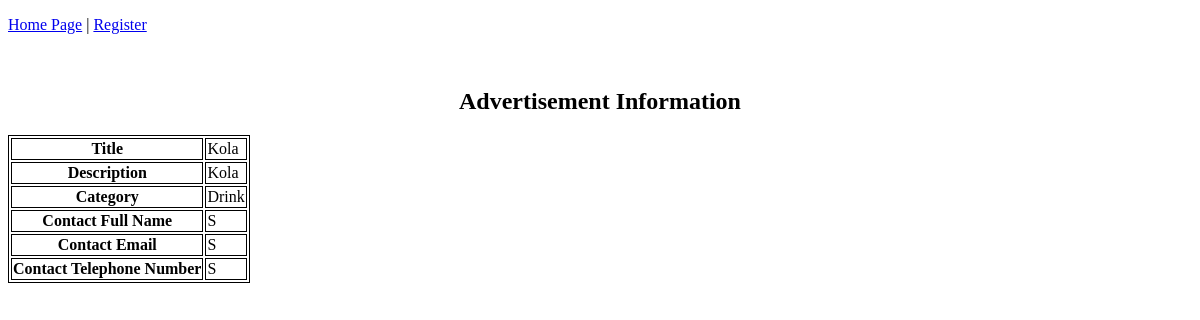
The app's page /view_advertisement/?aid=1 with its own data.
### tables this page shows
CREATE TABLE Advertisement(aid INTEGER PRIMARY KEY AUTOINCREMENT,title TEXT,description TEXT,isactive BOOLEAN,username TEXT,cid INTEGER,FOREIGN KEY (cid) REFERENCES Category(cid),FOREIGN KEY (username) REFERENCES User(username));

CREATE TABLE Category(cid INTEGER PRIMARY KEY,cname TEXT);

### app.py (the view)
@app.route('/view_advertisement/', methods=["GET", "POST"])
def view_advertisement():
    if request.method == "GET":
        aid = request.args.get("aid")
        conn = sqlite3.connect(db_name)
        c = conn.cursor()
        c.execute("SELECT * FROM Advertisement INNER JOIN User on Advertisement.username = User.username WHERE aid=?",
                  (aid,))
        advertisement = c.fetchone()
        conn.close()
        if advertisement is None:
            return render_template("view_advertisement.html", error="Advertisement not found")
        if not advertisement[3]:
            return render_template("view_advertisement.html", error="Advertisement is not active")
        data = [advertisement[1], advertisement[2], dict(get_categories())[advertisement[5]], advertisement[8],
                advertisement[9], advertisement[10]]
        return render_template("view_advertisement.html", data=data)
    return render_template("view_advertisement.html", error="Advertisement not found")

### app.py (called while the page is built)
def get_categories():
    conn = sqlite3.connect(db_name)
    c = conn.cursor()
    c.execute("SELECT * FROM Category")
    categories = c.fetchall()
    conn.close()
    return categories

### templates/view_advertisement.html
{% extends 'base.html' %}
{% block header %}
    <h1 class="center">{% block title %}Advertisement Information{% endblock %}</h1>
{% endblock %}
{% block content %}
    {% if error %}
        <p class="error">Invalid/Inactive Advertisement.</p>
        <p>Please go back to <a href="/index">Homepage</a> to search again.</p>
    {% else %}
        <div>
            <table>
                <tr>
                    <th class="bold">Title</th>
                    <td>{{ data[0] }}</td>
                </tr>
                <tr>
                    <th class="bold">Description</th>
                    <td>{{ data[1] }}</td>
                </tr>
                <tr>
                    <th class="bold">Category</th>
                    <td>{{ data[2] }}</td>
                </tr>
                <tr>
                    <th class="bold">Contact Full Name</th>
                    <td>{{ data[3] }}</td>
                </tr>
                <tr>
                    <th class="bold">Contact Email</th>
                    <td>{{ data[4] }}</td>
                </tr>
                <tr>
                    <th class="bold">Contact Telephone Number</th>
                    <td>{{ data[5] }}</td>
                </tr>
            </table>
        </div>
    {% endif %}
{% endblock %}

### static/mystyle.css (style rules this page uses)
body { background-color: white; }
h1,p { color: black; }
table, th, td { border: 1px solid black; }
.center { text-align: center; margin-left: auto; margin-right: auto; }
.bold { font-weight: bold; }

### records on screen
Advertisement: title "Kola", description "Kola"
Category: cname "Drink"

### other values on screen
{{ data[3] }} "S"
{{ data[4] }} "S"
{{ data[5] }} "S"
